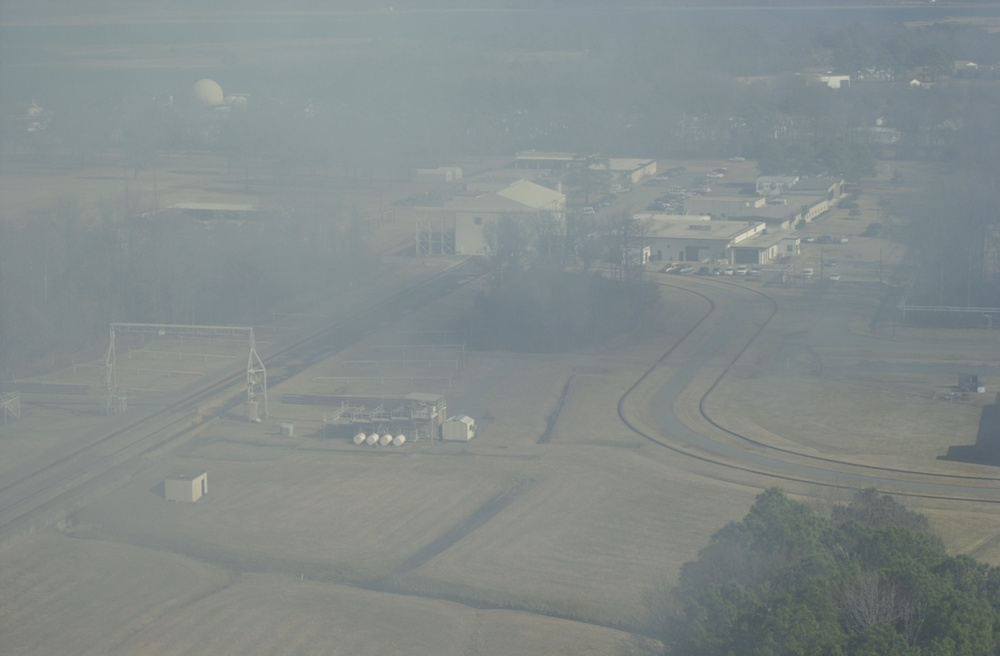
#> input picture Lectures/Lec02/lec02_images (1)/images/lg-image26.jpg, 1000 x 656 px, shrunk from 2000 x 1312 before the run, found by its file name
$ jupyter execute ex4_histogram.ipynb
#> lines starting #> are read from the running program, lines starting #| are printed output that depends on the picture
[cell 1]
"""
Author:   Chuck Stewart
Course:   CSCI 4270 and 6270
Lecture:  02
File:     ex4_histogram.ipynb

Purpose:  Show an image side-by-side with its histogram.  Demonstrates
use of gray-scale conversion, shape and type changes, calculation of
histgrams, and non-image display in MatPlotLib.

Some of this code is adapted from:
http://docs.opencv.org/trunk/d1/db7/tutorial_py_histogram_begins.html
"""

import cv2
import numpy as np
from matplotlib import pyplot as plt

[cell 2]
'''
Open the image and determine if it is color or grayscale
'''
image_fn = "/Users/stewart/Dropbox/cv_2024_spring/lec02_images/images/lg-image26.jpg"
# image_fn = "/Users/stewart/Dropbox/cv_2024_spring/lec02_images/trees_gray.png"
im = cv2.imread(image_fn)
#> im is the input picture: shape (656, 1000, 3); mean B, G, R 139, 139.7, 131.6

is_color = len(im.shape) == 3
#> is_color = True
print(f'Image {image_fn}\n' +
      f'Shape: {im.shape}\n' +
      f'is_color: {is_color}')
#| Image /Users/stewart/Dropbox/cv_2024_spring/lec02_images/images/lg-image26.jpg
#| Shape: (656, 1000, 3)
#| is_color: True

#  If color, convert to RGB
if is_color:
   im = cv2.cvtColor(im, cv2.cv2.COLOR_BGR2RGB)

[cell 3]
'''
Get a gray scale version of the image. Nothing needs to be done, of course, if the image
is already gray scale
'''
if is_color:
    """
    # Here is NumPy code for gray scale conversion. Note that
    # different weights are needed for red, green, blue.
    # 0.299 weight on red is applied to entry 2 in each pixel
    im1 = 0.299*im[:,:,0] + 0.587*im[:,:,1] + 0.114*im[:,:,2]
    im_g = im1.astype(im.dtype)
    """

    # This is the OpenCV code for gray scale conversion
    im_g = cv2.cvtColor(im, cv2.COLOR_RGB2GRAY)
else:
    im_g = im

print('Shape after conversion is', im_g.shape)
#| Shape after conversion is (656, 1000)

[cell 4]
'''
Form a gray scale histogram and plot it next to the gray scale image.
'''
# Plot the image on the left side.
plt.subplot(121, aspect='equal')
plt.axis("off")
plt.gray()
plt.imshow(im_g)

# Form the histogram
num_pixels = im_g.shape[0] * im_g.shape[1]
#> num_pixels = 656000
histr = cv2.calcHist([im_g], [0], None, [256], [0, 256])
#> histr = 256 values, max 29385 at index 136, min 0 at index 0, mean 2562.5
histr *= 100 / num_pixels     # pct of the total number of pixels
#> histr = 256 values, max 4.48 at index 136, min 0 at index 0, mean 0.391
max_hist = np.max(histr)
#> max_hist = 4.48

'''
Generate the histogram plot, scaling the max value by 10% to make a
clean upper edges of the histogram.
'''
plt.subplot(122)
plt.plot(histr)
plt.title('Intensity histogram in % pixels')
max_hist *= 1.1    # set the upper bound 10% higher than the maximum valuate
#> max_hist = 4.93
plt.ylim([0, max_hist])
plt.xlim([0, 256])
plt.show()
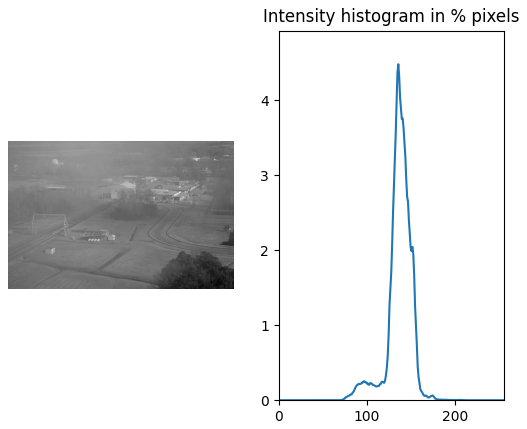
#> figure drawn by matplotlib, 2 panels; panel 2: curve peaks at x = 136, y = 4.48

[cell 5]
'''
If the original image is in color, show a color histogram.
'''
if is_color:
    # Plot the image on the left side.
    plt.subplot(121, aspect='equal')
    plt.axis("off")
    plt.gray()
    plt.imshow(im)

    # Plot the three-channel histogram on the right
    plt.subplot(122)
    color = ('r', 'g', 'b')
    max_hist = 0
    for channel, col in enumerate(color):
        histr = cv2.calcHist([im], [channel], None, [256], [0, 256])
        histr *= 100 / num_pixels   # pct of the total number of pixels
        max_hist = max(np.max(histr), max_hist)
        plt.plot(histr, color=col)
#> this loop made 3 passes
#> max_hist on passes 1 to 3: 4.34, 4.46, 4.46

    # Generate the histogram plot, scaling the max value by 10% as before
    plt.title('Intensity histogram in % pixels')
    max_hist *= 1.1
#> max_hist = 4.9
    plt.ylim([0, max_hist])
    plt.xlim([0, 256])
    plt.show()
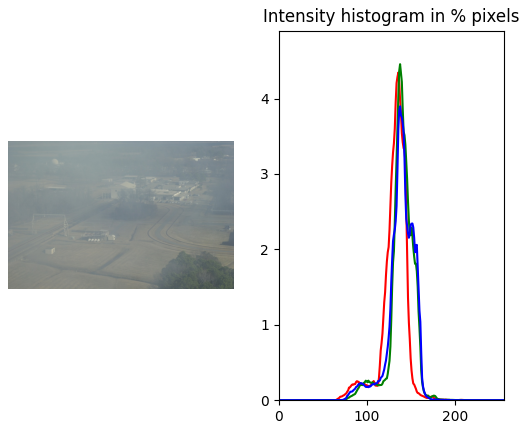
#> figure drawn by matplotlib, 2 panels; panel 2: curve peaks at x = 136, y = 4.34; panel 2: curve peaks at x = 138, y = 4.46; panel 2: curve peaks at x = 138, y = 3.9
